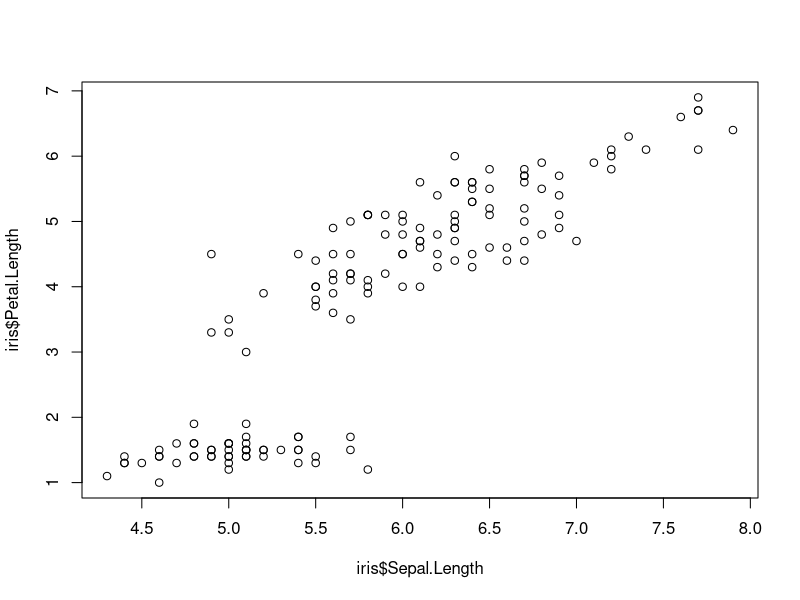
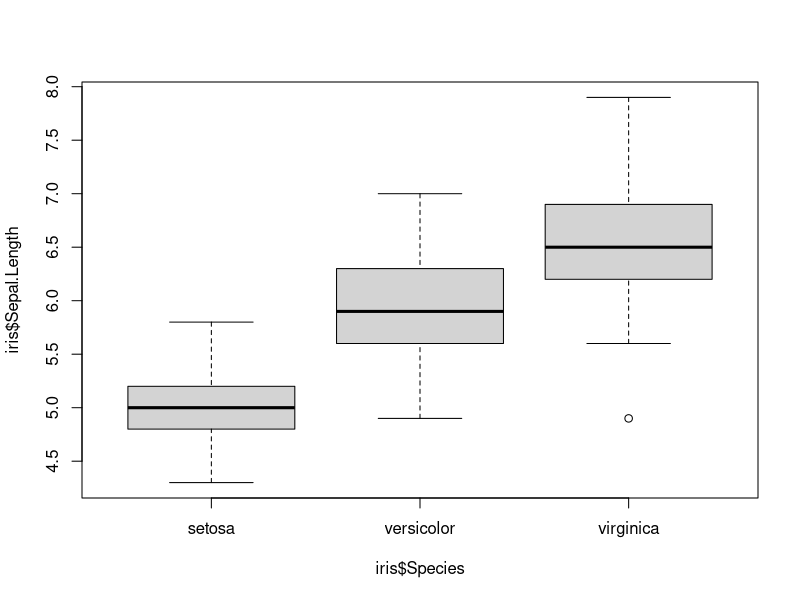
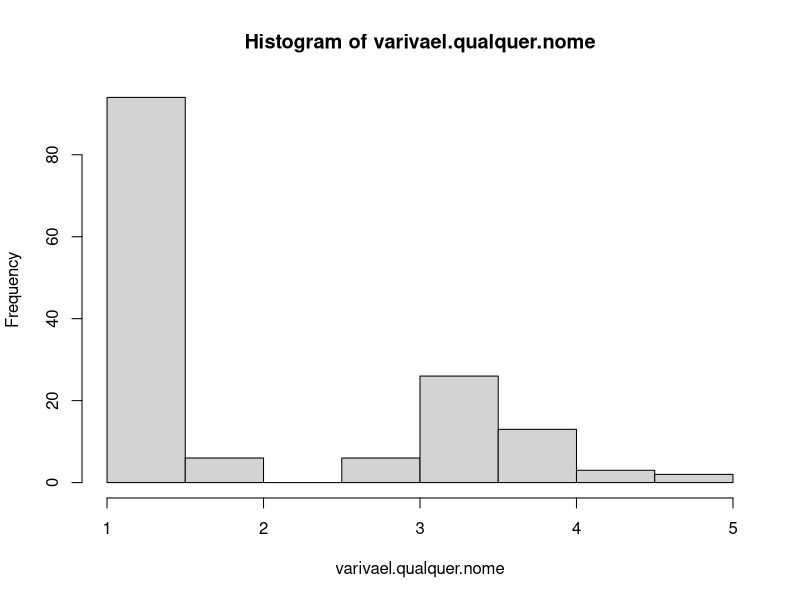

The R script that drew these images, in order:
# script introdutorio ao modulo avancado


# instalação de pacotes ----------------------------

# instalar pacotes necessarios para o modulo
install.packages(c('tidyverse','data.table',"esquisse", 'rio'))

# instalacao adicional
rio::install_formats()


# exemplos de códigos R -------------------------


# carregar dados sobre flores (dados de exemplo do R)
data(iris)

# dimensoes dos dados (linha X coluna)
dim(iris)

# primeiras linhas dos dados
head(iris)

# selecionar uma variavel (coluna)
iris$Sepal.Length

# media
mean(iris$Sepal.Length)

# media arredondada
round( mean(iris$Sepal.Length) )

# tabulação (contagem)
table(iris$Species)

# plot xy
plot(x=iris$Sepal.Length, y=iris$Petal.Length)

# boxplot
boxplot(iris$Sepal.Length ~ iris$Species)

# criar objeto
varivael.qualquer.nome <- iris$Sepal.Length / iris$Petal.Length

# histograma com objeto
hist(varivael.qualquer.nome)

